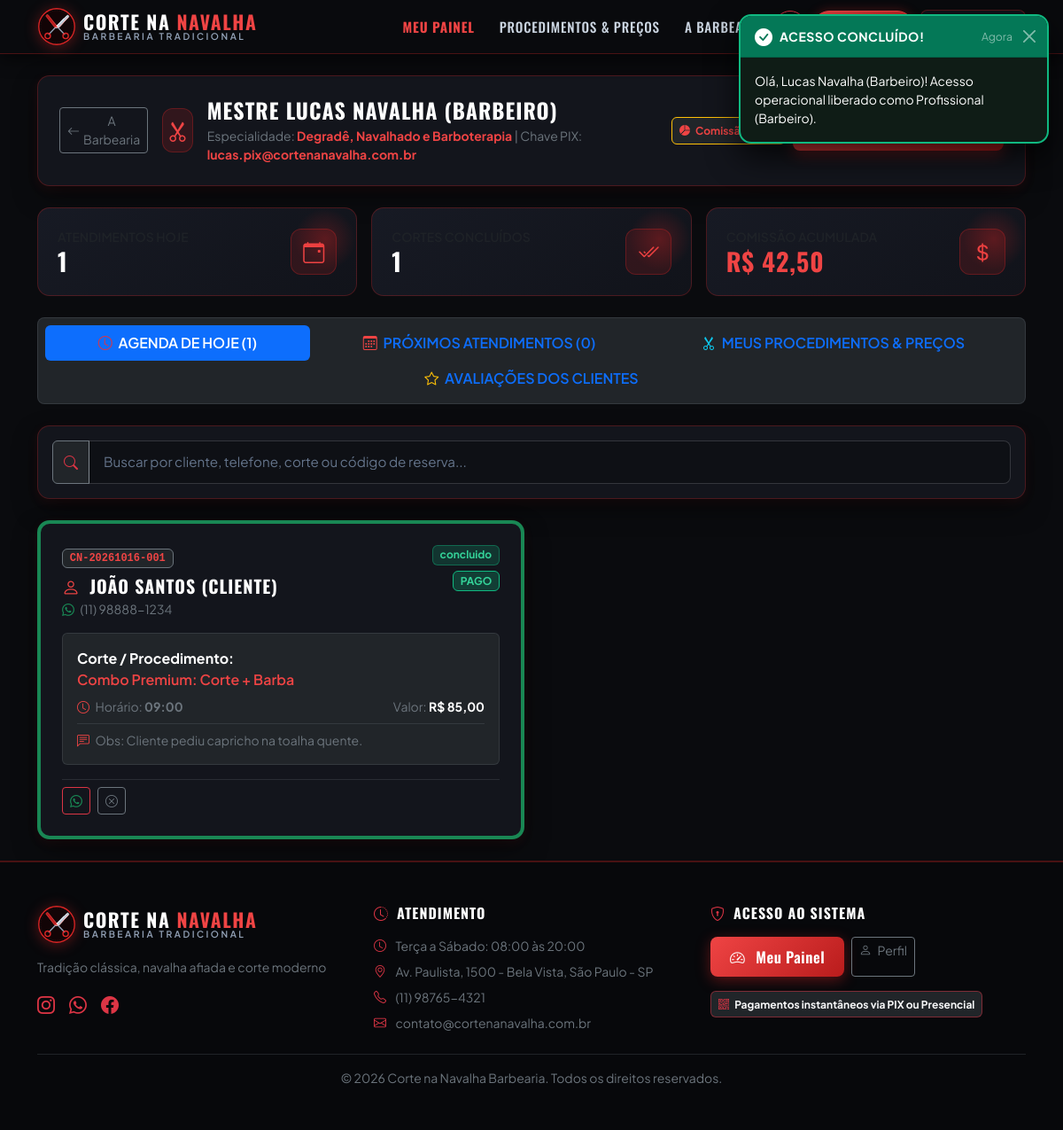
Page /barbeiro/dashboard.php (signed in) on the committed database.
### tables this page shows
CREATE TABLE IF NOT EXISTS `usuarios` (
    `id` INT AUTO_INCREMENT PRIMARY KEY,
    `nome` VARCHAR(150) NOT NULL,
    `email` VARCHAR(120) NOT NULL UNIQUE,
    `cpf` VARCHAR(20) NOT NULL UNIQUE,
    `telefone` VARCHAR(20) NOT NULL,
    `senha` VARCHAR(255) NOT NULL,
    `perfil` ENUM('cliente', 'barbeiro', 'recepcao', 'dono') NOT NULL DEFAULT 'cliente',
    `foto` VARCHAR(255) DEFAULT 'assets/img/default-avatar.png',
    `especialidade` VARCHAR(150) DEFAULT NULL,
    `chave_pix` VARCHAR(100) DEFAULT NULL,
    `tipo_chave_pix` VARCHAR(30) DEFAULT NULL,
    `comissao_percentual` DECIMAL(5,2) DEFAULT 50.00,
    `ativo` TINYINT(1) DEFAULT 1,
    `criado_em` TIMESTAMP DEFAULT CURRENT_TIMESTAMP
);

CREATE TABLE IF NOT EXISTS `agendamentos` (
    `id` INT AUTO_INCREMENT PRIMARY KEY,
    `codigo_reserva` VARCHAR(20) NOT NULL UNIQUE,
    `cliente_id` INT NOT NULL,
    `barbeiro_id` INT NOT NULL,
    `data_agendamento` DATE NOT NULL,
    `horario` TIME NOT NULL,
    `valor_total` DECIMAL(10,2) NOT NULL,
    `metodo_pagamento` ENUM('pix', 'recepcao') NOT NULL DEFAULT 'pix',
    `status_pagamento` ENUM('pendente', 'pago', 'cancelado') NOT NULL DEFAULT 'pendente',
    `status_atendimento` ENUM('agendado', 'em_atendimento', 'concluido', 'cancelado') NOT NULL DEFAULT 'agendado',
    `pix_copia_cola` TEXT DEFAULT NULL,
    `pix_txid` VARCHAR(100) DEFAULT NULL,
    `pix_pago_em` DATETIME DEFAULT NULL,
    `observacoes` TEXT DEFAULT NULL,
    `origem` ENUM('web', 'balcao') DEFAULT 'web',
    `cliente_balcao` TINYINT(1) DEFAULT 0,
    `cliente_nome_avulso` VARCHAR(100) DEFAULT NULL,
    `taxa_cancelamento` DECIMAL(10,2) DEFAULT 0.00,
    `valor_reembolsado` DECIMAL(10,2) DEFAULT 0.00,
    `taxa_isenta` TINYINT(1) DEFAULT 0,
    `cancelado_em` DATETIME DEFAULT NULL,
    `motivo_cancelamento` TEXT DEFAULT NULL,
    `recebido_por_id` INT DEFAULT NULL,
    `criado_em` TIMESTAMP DEFAULT CURRENT_TIMESTAMP,
    CONSTRAINT `fk_agendamento_cliente` FOREIGN KEY (`cliente_id`) REFERENCES `usuarios` (`id`) ON DELETE CASCADE,
    CONSTRAINT `fk_agendamento_barbeiro` FOREIGN KEY (`barbeiro_id`) REFERENCES `usuarios` (`id`) ON DELETE RESTRICT,
    CONSTRAINT `fk_agendamento_recepcao` FOREIGN KEY (`recebido_por_id`) REFERENCES `usuarios` (`id`) ON DELETE SET NULL
);

CREATE TABLE IF NOT EXISTS `configuracao_empresa` (
    `id` INT AUTO_INCREMENT PRIMARY KEY,
    `nome_barbearia` VARCHAR(150) NOT NULL DEFAULT 'Corte na Navalha Barbearia',
    `slogan` VARCHAR(255) DEFAULT 'Tradição, estilo e precisão em cada detalhe',
    `cnpj` VARCHAR(20) DEFAULT '12.345.678/0001-90',
    `telefone` VARCHAR(20) DEFAULT '(11) 98765-4321',
    `email` VARCHAR(100) DEFAULT 'contato@cortenanavalha.com.br',
    `endereco` VARCHAR(255) DEFAULT 'Rua dos Barbeiros, 777 - Centro, São Paulo - SP',
    `horario_abertura` TIME DEFAULT '08:00:00',
    `horario_fechamento` TIME DEFAULT '20:00:00',
    `chave_pix_principal` VARCHAR(100) DEFAULT 'pix@cortenanavalha.com.br',
    `tipo_chave_pix` VARCHAR(30) DEFAULT 'E-mail',
    `atualizado_em` TIMESTAMP DEFAULT CURRENT_TIMESTAMP ON UPDATE CURRENT_TIMESTAMP
);

### barbeiro/dashboard.php (the view, shortened to what the rows shown need)
<?php
require_once __DIR__ . '/../config/db.php';
require_once __DIR__ . '/../includes/auth.php';
$usuario = getUsuarioLogado();
$pdo = getDBConnection();
$empresa = getEmpresaConfig();
$stmtMe = $pdo->prepare("SELECT * FROM usuarios WHERE id = :id LIMIT 1");
$stmtMe->execute([':id' => $usuario['id']]);
$barbeiroInfo = $stmtMe->fetch();
$hoje = date('Y-m-d');
$sqlHoje = "
    SELECT a.*,
           c.nome as cliente_nome, c.telefone as cliente_telefone, c.email as cliente_email,
           GROUP_CONCAT(s.nome SEPARATOR ' + ') as procedimentos,
           GROUP_CONCAT(s.tempo_minutos SEPARATOR '+') as tempos
    FROM agendamentos a
    JOIN usuarios c ON a.cliente_id = c.id
    JOIN agendamento_itens ai ON a.id = ai.agendamento_id
    JOIN servicos s ON ai.servico_id = s.id
    WHERE a.barbeiro_id = :barbeiro_id AND a.data_agendamento = :hoje
    GROUP BY a.id
    ORDER BY a.horario ASC
";
$stmtHoje = $pdo->prepare($sqlHoje);
$stmtHoje->execute([':barbeiro_id' => $usuario['id'], ':hoje' => $hoje]);
$atendimentosHoje = $stmtHoje->fetchAll();
require_once __DIR__ . '/../includes/header.php';
?>
<div class="container py-4">
    <div class="barber-card p-4 mb-4">
        <div class="row align-items-center g-3">
            <div class="col-md-7">
                <div class="d-flex align-items-center gap-3">
                    <div>
                        <h4 class="text-white fw-bold mb-1">Mestre <?= htmlspecialchars($usuario['nome']) ?></h4>
                        <p class="text-secondary small mb-0">
                            Especialidade: <strong class="text-gold"><?= htmlspecialchars($barbeiroInfo['especialidade'] ?? 'Barbeiro Profissional') ?></strong> |
                            Chave PIX: <strong class="text-gold"><?= htmlspecialchars($barbeiroInfo['chave_pix'] ?? 'Não informada') ?></strong>
                        </p>
                    </div>
                </div>
            </div>
        </div>
    </div>
    <div class="tab-content" id="barbeiroTabsContent">
        <div class="tab-pane fade show active" id="tab-hoje" role="tabpanel" aria-labelledby="tab-hoje-btn">
            <?php if (empty($atendimentosHoje)): ?>
                <div class="barber-card p-5 text-center">
                    <i class="bi bi-calendar-check text-muted fs-1 mb-2 d-block"></i>
                    <h5 class="text-white mb-1">Nenhum atendimento agendado para o dia de hoje.</h5>
                    <p class="text-secondary small mb-0">Novos agendamentos aparecerão aqui em tempo real.</p>
                </div>
            <?php else: ?>
                <div class="row g-3" id="containerCardsHoje">
                    <?php foreach ($atendimentosHoje as $ag): ?>
                        <div class="col-lg-6 item-card-barbeiro">
                            <div class="barber-card p-4 h-100 d-flex flex-column justify-content-between border-start border-4 <?= ($ag['status_atendimento'] === 'em_atendimento') ? 'border-danger' : (($ag['status_atendimento'] === 'concluido') ? 'border-success' : 'border-warning') ?>">
                                <div>
                                    <div class="d-flex justify-content-between align-items-start mb-2">
                                        <div>
                                            <span class="badge bg-dark border border-secondary text-gold font-monospace"><?= htmlspecialchars($ag['codigo_reserva']) ?></span>
                                            <?php
                                                $ehBalcao = ($ag['origem'] === 'balcao' || !empty($ag['cliente_balcao']));
                                                $nomeBarbeiroCli = !empty($ag['cliente_nome_avulso'])
                                                    ? $ag['cliente_nome_avulso']
                                                    : ($ehBalcao ? 'Cliente Balcão (Não Identificado)' : $ag['cliente_nome']);
                                            ?>
                                            <h5 class="text-white fw-bold mt-2 mb-1">
                                                <i class="bi bi-person me-1 text-gold"></i> <?= htmlspecialchars($nomeBarbeiroCli) ?>
                                            </h5>
                                            <?php if (!$ehBalcao && !empty($ag['cliente_telefone'])): ?>
                                                <small class="text-secondary d-block">
                                                    <i class="bi bi-whatsapp text-success me-1"></i> <?= htmlspecialchars($ag['cliente_telefone']) ?>
                                                </small>
                                            <?php else: ?>
                                                <small class="text-muted d-block" style="font-size: 0.75rem;">Atendimento no Balcão</small>
                                            <?php endif; ?>
                                        </div>
                                        <div class="text-end">
                                            <span class="badge badge-<?= $ag['status_atendimento'] ?> d-block mb-1">
                                                <?= str_replace('_', ' ', $ag['status_atendimento']) ?>
                                            </span>
                                            <span class="badge badge-<?= $ag['status_pagamento'] ?>">
                                                <?= strtoupper($ag['status_pagamento']) ?>
                                            </span>
                                        </div>
                                    </div>
                                    <div class="p-3 rounded bg-dark border border-secondary border-opacity-25 my-3">
                                        <div class="mb-2">
                                            <strong class="text-white d-block">Corte / Procedimento:</strong>
                                            <span class="text-gold fw-semibold"><?= htmlspecialchars($ag['procedimentos']) ?></span>
                                        </div>
                                        <div class="d-flex justify-content-between small text-secondary">
                                            <span><i class="bi bi-clock me-1 text-gold"></i> Horário: <strong><?= substr($ag['horario'], 0, 5) ?></strong></span>
                                            <span>Valor: <strong class="text-white">R$ <?= number_format($ag['valor_total'], 2, ',', '.') ?></strong></span>
                                        </div>
                                        <?php if (!empty($ag['observacoes'])): ?>
                                            <div class="mt-2 pt-2 border-top border-secondary border-opacity-25 small text-secondary">
                                                <i class="bi bi-chat-left-text me-1 text-gold"></i> Obs: <?= htmlspecialchars($ag['observacoes']) ?>
                                            </div>
                                        <?php endif; ?>
                                    </div>
                                </div>
                                <div class="d-flex flex-wrap gap-2 pt-2 border-top border-secondary border-opacity-25">
                                    <button type="button" class="btn btn-outline-danger btn-sm" onclick="solicitarFeedbackCliente('<?= htmlspecialchars(addslashes($ag['cliente_nome'])) ?>', '<?= preg_replace('/\D/', '', $ag['cliente_telefone']) ?>', '<?= BASE_URL ?>/cliente/dashboard.php')" title="Pedir Avaliação no WhatsApp">
                                        <i class="bi bi-whatsapp text-success"></i>
                                    </button>
                                    <?php if ($ag['status_atendimento'] !== 'cancelado'): ?>
                                        <button type="button" class="btn btn-outline-secondary btn-sm" title="Cancelar este atendimento" onclick='abrirModalCancelarBarbeiro(<?= json_encode($ag) ?>)'>
                                            <i class="bi bi-x-circle"></i>
                                        </button>
                                    <?php endif; ?>
                                </div>
                            </div>
                        </div>
                    <?php endforeach; ?>
                </div>
            <?php endif; ?>
        </div>
    </div>
</div>
<?php require_once __DIR__ . '/../includes/footer.php'; ?>

### includes/footer.php (shortened to what the rows shown need)
</main>
<footer class="mt-auto py-5" style="background: #07080b; border-top: 2px solid rgba(220, 38, 38, 0.3);">
    <div class="container">
        <div class="row g-4 mb-4">
            <div class="col-lg-4 col-md-6">
                <div class="mb-3">
                    <?php
                        require __DIR__ . '/logo.php';
                    ?>
                </div>
                <p class="text-secondary small">
                    <?= htmlspecialchars($empresa['slogan'] ?? 'Tradição clássica, navalha afiada e corte moderno.') ?>
                </p>
                <div class="d-flex gap-3 mt-3">
                    <a href="#" class="text-danger fs-5" aria-label="Instagram"><i class="bi bi-instagram"></i></a>
                    <a href="#" class="text-danger fs-5" aria-label="WhatsApp"><i class="bi bi-whatsapp"></i></a>
                    <a href="#" class="text-danger fs-5" aria-label="Facebook"><i class="bi bi-facebook"></i></a>
                </div>
            </div>
            <div class="col-lg-4 col-md-6">
                <ul class="list-unstyled text-secondary small mb-0">
                    <li class="mb-2"><i class="bi bi-clock me-2 text-danger"></i> Terça a Sábado: 08:00 às 20:00</li>
                    <li class="mb-2"><i class="bi bi-geo-alt me-2 text-danger"></i> <?= htmlspecialchars($empresa['endereco'] ?? 'São Paulo - SP') ?></li>
                    <li class="mb-2"><i class="bi bi-telephone me-2 text-danger"></i> <?= htmlspecialchars($empresa['telefone'] ?? '(11) 98765-4321') ?></li>
                    <li><i class="bi bi-envelope me-2 text-danger"></i> <?= htmlspecialchars($empresa['email'] ?? 'contato@cortenanavalha.com.br') ?></li>
                </ul>
            </div>
        </div>
    </div>
</footer>
</body>
</html>

### rows in the picture
usuarios: nome "LUCAS NAVALHA (BARBEIRO)", especialidade "Degradê, Navalhado e Barboterapia", chave_pix "lucas.pix@cortenanavalha.com.br"
agendamentos: codigo_reserva "CN-20261016-001", cliente.nome "JOÃO SANTOS (CLIENTE)", cliente.telefone "(11) 98888-1234", status_atendimento "concluido", status_pagamento "PAGO", procedimentos "Combo Premium: Corte + Barba", horario "09:00", valor_total "85,00", observacoes "Cliente pediu capricho na toalha quente."
configuracao_empresa: slogan "Tradição clássica, navalha afiada e corte moderno", endereco "Av. Paulista, 1500 - Bela Vista, São Paulo - SP", telefone "(11) 98765-4321", email "contato@cortenanavalha.com.br"

### other values in the picture
$toast['titulo'] "ACESSO CONCLUÍDO!"
$toast['mensagem'] "Olá, Lucas Navalha (Barbeiro)! Acesso operacional liberado como Profissional (Barbeiro)."
count($atendimentosHoje) "1"
$metricas['total_concluidos'] "1"
$minhaComissaoEstimada "42,50"
count($atendimentosFuturos) "0"
